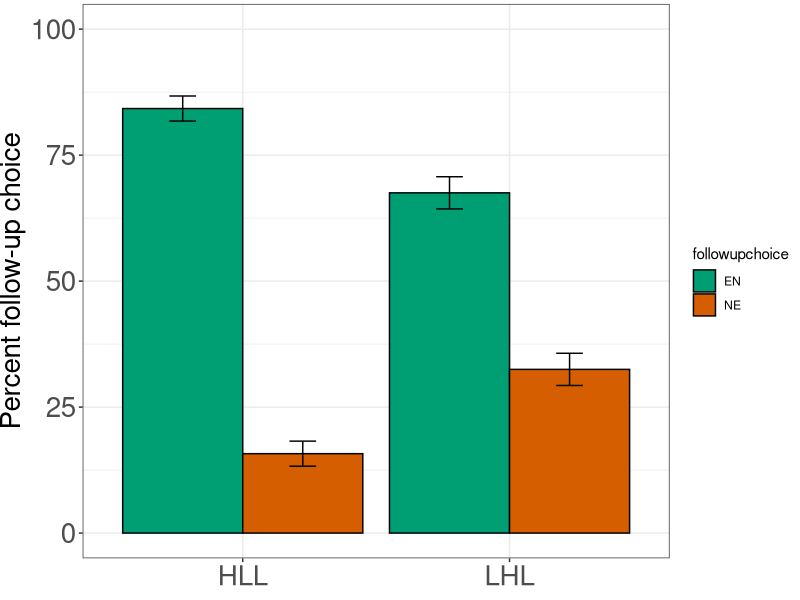
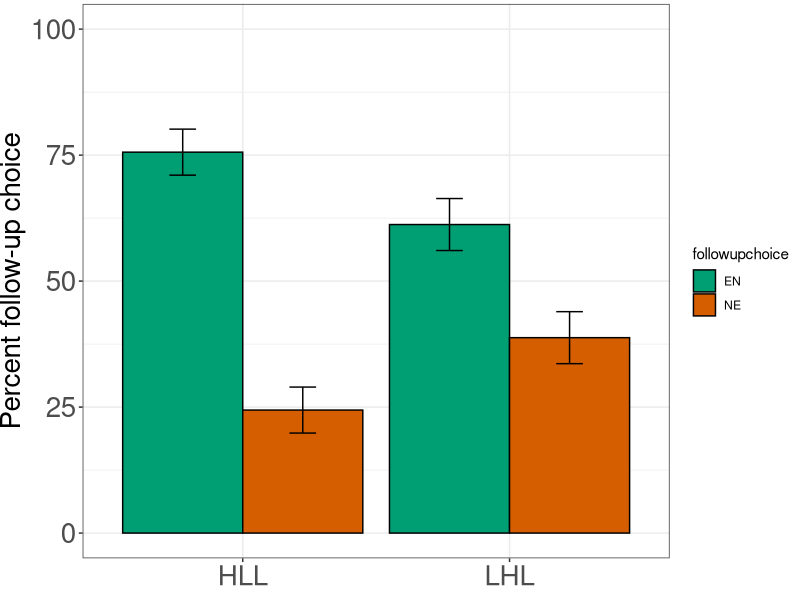
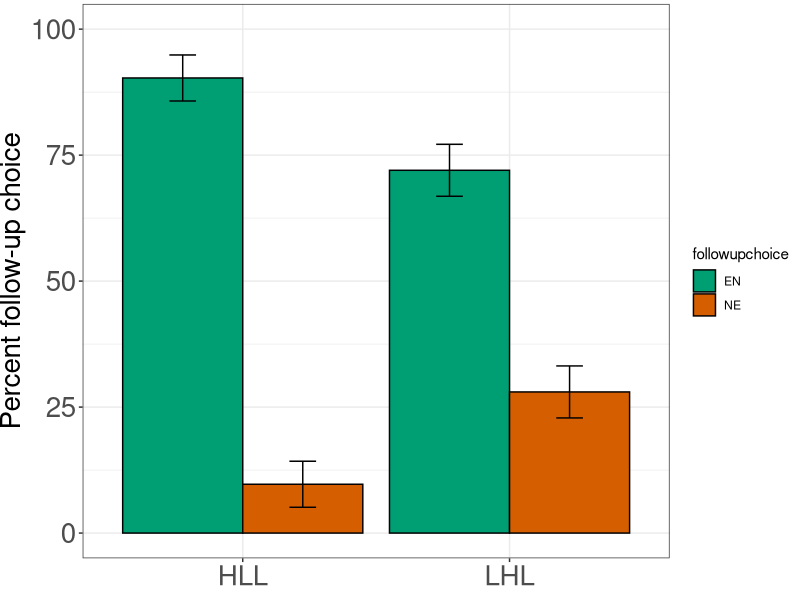

These figures' R source, in order:
## ---- chunk 1
# Load packages
library(dplyr)
library(ggplot2)

dat <- read.csv('implist_180726_live.results-parsed.csv') %>%
  filter(!workerid %in% c("A1TEVZP5DA1XYZ", "A3C31Q12GIH1JE", "A2HT5WWG71M3XY", "A2NHPETX25VH3Q", "A1A14VJAQ7X888"))
filler <- subset(dat, sentence == 'filler')
dat <- subset(dat, sentence != 'filler')


summary(dat)

## Relabel some of the data
# Response
dat$followupchoice <- as.character(dat$followupchoice)
dat$followupchoice[dat$followupchoice == "response=1"] <- "EN"
dat$followupchoice[dat$followupchoice == "response=2"] <- "NE"
dat$followupchoice <- as.factor(dat$followupchoice)
dat$followupchoice <- factor(dat$followupchoice, levels= c("EN", "NE"))

#plot(dat$intonation, dat$followupchoice)
summary(dat$content)

dat_ed <- subset(dat, content == 'menu' | content == 'call' | content == 'right' | content == 'cookie' | content == 'apple')
dat_ei <- subset(dat, content == 'window' | content == 'calm' | content == 'coffee' | content == 'dog' | content == 'email' | content == 'home' | content == 'left')

## ---- chunk 2
# Summarize data
sum <- dat %>% 
  group_by(intonation, followupchoice) %>% 
  summarise(count=n()) %>% 
  mutate(perc=count/sum(count), n=sum(count))

sum$se = sqrt(sum$perc*(1-sum$perc)/sum$n)
sum$uci = sum$perc + 1.96*sum$se
sum$lci = sum$perc - 1.96*sum$se

sum1 <- dat_ed %>% 
  group_by(intonation, followupchoice) %>% 
  summarise(count=n()) %>% 
  mutate(perc=count/sum(count), n=sum(count))

sum1$se = sqrt(sum1$perc*(1-sum1$perc)/sum1$n)
sum1$uci = sum1$perc + 1.96*sum1$se
sum1$lci = sum1$perc - 1.96*sum1$se

sum2 <- dat_ei %>% 
  group_by(intonation, followupchoice) %>% 
  summarise(count=n()) %>% 
  mutate(perc=count/sum(count), n=sum(count))

sum2$se = sqrt(sum2$perc*(1-sum1$perc)/sum1$n)
sum2$uci = sum2$perc + 1.96*sum1$se
sum2$lci = sum2$perc - 1.96*sum1$se

# Add standard errors
sum1$se = sqrt(sum1$perc*(1-sum1$perc)/sum1$n)
sum1$uci = sum1$perc + 1.96*sum1$se
sum1$lci = sum1$perc - 1.96*sum1$se

# Plot
p <- ggplot (sum, aes(intonation, y=perc*100, fill=followupchoice)) +
  geom_bar(colour="black", stat="identity", position="dodge") +
  geom_errorbar(aes(ymin=lci*100, ymax=uci*100, group=followupchoice),
                width=.2,
                position=position_dodge(.9)) +
  theme_bw() + scale_y_continuous(limits = c(0, 100)) +
  theme(axis.text.x=element_text(size=20), axis.text.y=element_text(size=20), 
        axis.title.y=element_text(size=20), axis.title.x=element_blank(), 
        plot.margin=unit(c(1,1,2,0), "mm")) + 
        labs(y='Percent follow-up choice') + 
        theme(plot.title=element_text(size=24)) + 
        scale_fill_manual(values=c("#009E73", "#D55E00"))
p 

p <- ggplot (sum1, aes(intonation, y=perc*100, fill=followupchoice)) +
  geom_bar(colour="black", stat="identity", position="dodge") +
  geom_errorbar(aes(ymin=lci*100, ymax=uci*100, group=followupchoice),
                width=.2,
                position=position_dodge(.9)) +
  theme_bw() + scale_y_continuous(limits = c(0, 100)) +
  theme(axis.text.x=element_text(size=20), axis.text.y=element_text(size=20), 
        axis.title.y=element_text(size=20), axis.title.x=element_blank(), 
        plot.margin=unit(c(1,1,2,0), "mm")) + 
        labs(y='Percent follow-up choice') + 
        theme(plot.title=element_text(size=24)) + 
        scale_fill_manual(values=c("#009E73", "#D55E00"))
p 

# Plot
p <- ggplot (sum2, aes(intonation, y=perc*100, fill=followupchoice)) +
  geom_bar(colour="black", stat="identity", position="dodge") +
  geom_errorbar(aes(ymin=lci*100, ymax=uci*100, group=followupchoice),
                width=.2,
                position=position_dodge(.9)) +
  theme_bw() + scale_y_continuous(limits = c(0, 100)) +
  theme(axis.text.x=element_text(size=20), axis.text.y=element_text(size=20), 
        axis.title.y=element_text(size=20), axis.title.x=element_blank(), 
        plot.margin=unit(c(1,1,2,0), "mm")) + 
        labs(y='Percent follow-up choice') + 
        theme(plot.title=element_text(size=24)) + 
        scale_fill_manual(values=c("#009E73", "#D55E00"))
p 
## ---- chunk 3
library(lme4)
library(lmerTest)

m1 <- glmer(followupchoice ~ intonation + (1|speaker) + (1|workerid), data = dat, family = "binomial")
summary(m1)
